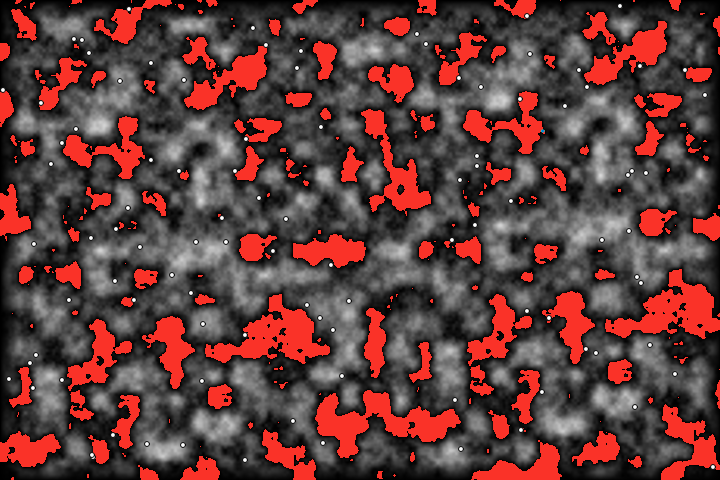
Frame 1 (no input)
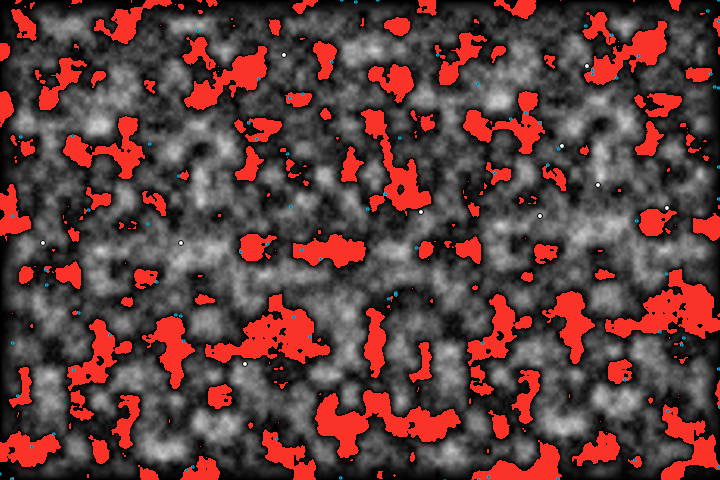
Frame 60 (no input)
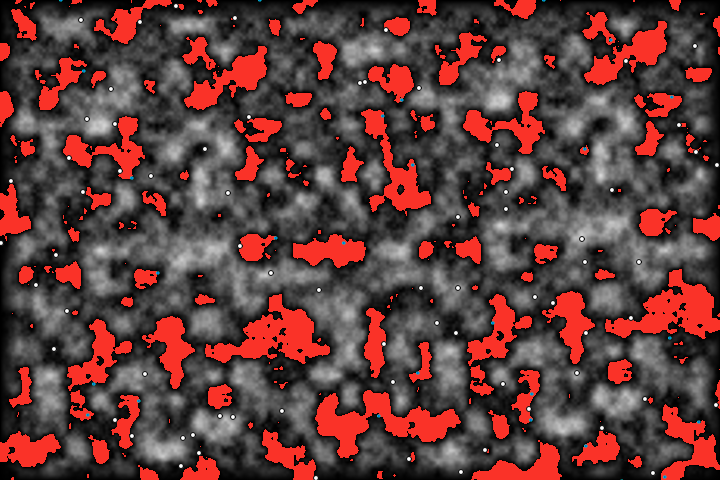
Frame 120 (the mouse pressed at the canvas centre since frame 60)

The p5.js sketch that drew these frames (run headless with seeded random() and noise() and a simulated clock; from frame 60 on, the mouse is pressed at the canvas centre):

// p5.js sketch
// ── sketch.js
let population = null
let environment = []
let img
let scale = 1
let res = {
  x: 720,
  y: 480
}

let fitnessP
let cycle = 0
const EPOQUE = 1000
let SPEED = 10


function setup() {
  createCanvas(res.x*scale, res.y*scale)
  fitnessP = createP()

  img = createImage(res.x, res.y)
  img.loadPixels()
  for (let x = 0; x < res.x; x++) {
    environment[x] = []
    for (let y = 0; y < res.y; y++) {
      let off = 0.04
      let cutoff = 0.35
      let n = noise(x*off, y*off)
      if (n < cutoff) n = -1
      else {
        n = (n - cutoff) / (0.95 - cutoff)
        let d = 20
        if (x < d) n *= x/d
        if (y < d) n *= y/d
        if (x > width - d) n *= (width - x)/d
        if (y > height - d) n *= (height - y)/d
      }
      environment[x][y] = n
      if (n == -1) img.set(x, y, color(250, 50, 40))
      else img.set(x, y, n*255)
    }
  }
  img.updatePixels()

  population = new Population()
}

function draw() {
  // background (0)
  image(img, 0, 0)
  for (let i = 0; i < SPEED; i++) {
    population.update()
    cycle++
  }
  population.show()

  if (!population.alive) {
    population.evolve()
    cycle = 0
  }
}

// ── brain.js

function Brain(dna, num_actions) {
  this.dna = dna || new DNA()
  this.actionSpace = num_actions

  // field of view (fov) is an array containing all visible (to the turtle) pixels
  this.evaluate = function(fov) {
    let actions = []
    for (let i = 0; i < this.actionSpace; i++) {
      actions[i] = random(-1, 1) * this.dna.genes[i * (fov.length + 2)]
      for (let j = 2; j < fov.length + 2; j++) {
        let pixel = 1
        if (j < fov.length) pixel = fov[j]
        actions[i] += pixel * this.dna.genes[i * (fov.length + 2) + j]
      }
    }

    let max = -10000, index = -1
    for (let i = 0; i < actions.length; i++) {
      if (actions[i] > max) {
        max = actions[i]
        index = i
      }
    }
    // console.log(actions)
    // console.log(fov)
    return index
  }
}

// ── dna.js

function DNA(length, genes) {
  this.genes = genes || []
  if (!genes) {
    for (let i = 0; i < length; i++) {
      this.genes.push(random(-1, 1))
    }
  }

  this.crossover = function(partner) {
    let genes = []
    let mid = floor(random(this.genes.length))
    for (let i = 0; i < this.genes.length; i++) {
      if (i < mid && i < partner.genes.length) genes[i] = partner.genes[i]
      else genes[i] = this.genes[i]
    }

    return new DNA(genes.length, genes)
  }

  this.mutate = function() {
    for (let i = 0; i < this.genes.length; i++) {
      if (random() < 0.01) this.genes[i] = random(-1, 1)
    }
  }
}

// ── population.js

function Population() {
  this.turtles = []
  this.popsize = 100
  this.alive = true

  for (let i = 0; i < this.popsize; i++) {
    let x, y
    do {
      x = floor(random(environment.length))
      y = floor(random(environment[0].length))
    } while (environment[x][y] == -1)

    this.turtles.push(new Turtle(x, y))
  }

  this.evolve = function() {
    let max_fit = 0
    let avg_fitness = 0
    let matingpool = []
    let newTurtles = []


    for (let turtle of this.turtles) {
      let fitness = turtle.fitness()
      avg_fitness += fitness
      if (fitness > max_fit) max_fit = fitness
    }
    avg_fitness /= this.turtles.length
    fitnessP.html('Max fitness: '+max_fit.toFixed(2)+' (avg. '+avg_fitness.toFixed(2)+')')

    for (let turtle of this.turtles) {
      let n = turtle.fitness() / max_fit * 100
      for (let i = 0; i < n; i++) matingpool.push(turtle)
    }

    for (let i = 0; i < this.turtles.length; i++) {
      let genomeA = random(matingpool).dna
      let genomeB = random(matingpool).dna
      let childDNA = genomeA.crossover(genomeB)
      childDNA.mutate()

      let x, y
      do {
        x = floor(random(environment.length))
        y = floor(random(environment[0].length))
      } while (environment[x][y] == -1)
      newTurtles.push(new Turtle(x, y, childDNA))
    }

    this.turtles = newTurtles

  }

  this.update = function() {
    let alive = false
    for (turtle of this.turtles) {
      turtle.update(environment)
      alive |= turtle.alive
    }
    this.alive = alive
  }

  this.show = function() {
    for (turtle of this.turtles) turtle.show()
  }
}

// ── turtle.js
function Turtle(x, y, dna) {
  this.x = x || 0
  this.y = y || 0
  this.origin = { x, y }
  this.energy = 200
  this.steps = 0
  this.alive = true
  this.viewingDistance = 5
  this.actionSpace = 4
  this.dna = dna || new DNA(this.actionSpace * (this.viewingDistance*this.viewingDistance + 2))
  this.brain = new Brain(this.dna, this.actionSpace)

  this.fitness = function() {
    return (this.steps*this.steps)/1000
  }

  this.update = function(environment) {
    this.energy--
    if (this.x < 0 || this.x >= res.x || this.y < 0 || this.y >= res.y) this.energy = -50
    else if (environment[this.x][this.y] == -1) this.energy -= 30
    if (this.energy <= 0) this.alive = false
    if (!this.alive) return

    let fov = []
    for (let y = 0; y < this.viewingDistance; y++) {
      for (let x = 0; x < this.viewingDistance; x++) {
        let cx = this.x-2 + x, cy = this.y-2 + y
        if (cx < 0 || cx >= res.x || cy < 0 || cy >= res.y) fov.push(-1)
        else fov.push(environment[cx][cy])
      }
    }

    this.energy += environment[this.x][this.y]

    const action = this.brain.evaluate(fov)
    if (action == 0) this.y++
    else if (action == 1) this.y--
    else if (action == 2) this.x--
    else if (action == 3) this.x++
    else return
    this.steps++
  }

  this.show = function() {
    if (this.alive) {
      fill(255)
      stroke(0)
      ellipse(this.x*scale, this.y*scale, 5, 5)
    } else {
      fill(color(0, 0, 255))
      stroke(color(0, 200, 200))
      rect(this.x*scale, this.y*scale, 2, 2)
    }
  }
}
